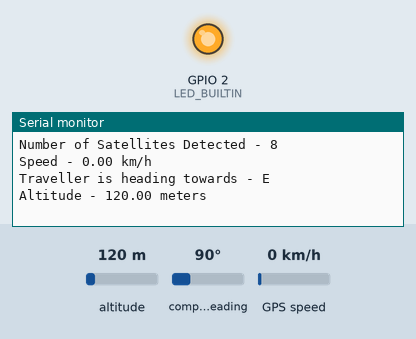
Recording of a program running on a simulated ESP32. Parts: output pins drawn as LEDs (lit = HIGH), the last lines printed to the serial monitor. The inputs (shaded band) are chosen by the test bench; at power-on: compass heading 90°, altitude 120 m, GPS speed 0 km/h. WiFi joins after 1.5 s; servers stay silent unless stated; the GPS gets a fix after 3 s at 37.7749, -122.4194 with 8 satellites.

Above: at 17.7 s.
17.8 s: compass heading set to 7°
At 18.4 s:
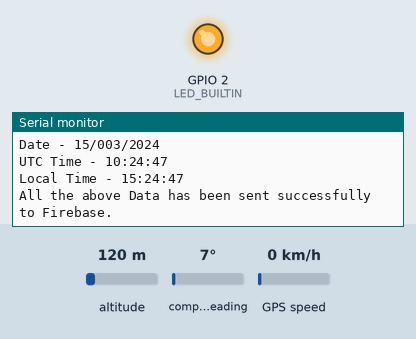
21.5 s: compass heading set to 180°
At 22.56 s:
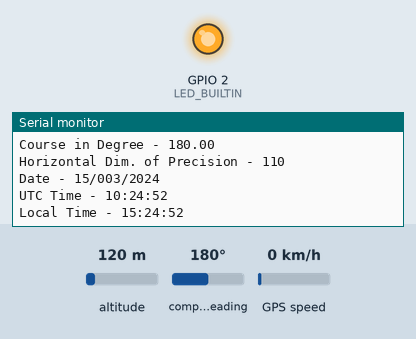
Timing chart, 0 to 24.5 s (numbered marks = the images above; inputs shaded):
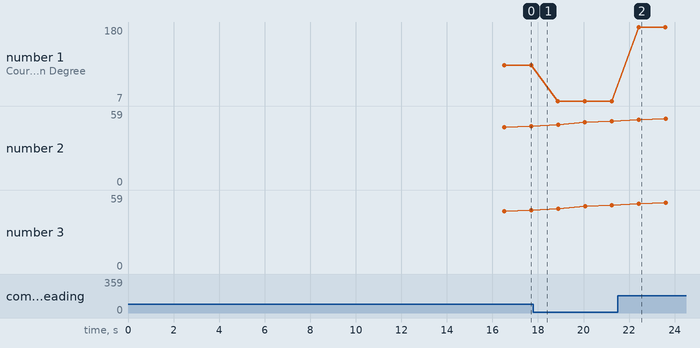

Measured:
- after the input at 21.5 s, the serial monitor: prints a new line after 0.91 s (image 2)
- plotted number 1: 90 → 7 after the input at 17.8 s, 7 → 180 after the input at 21.5 s

The program:

main.cpp
```cpp
#include <FirebaseESP32.h>
#include <TinyGPSPlus.h>
#include <addons/TokenHelper.h>
#include <addons/RTDBHelper.h>

#define WIFI_SSID "___"
#define WIFI_PASSWORD "___"
#define API_KEY "______"
#define DATABASE_URL "____"


#define RXD2 16
#define TXD2 17

FirebaseData fbdo;
FirebaseJson json;
FirebaseAuth auth;
FirebaseConfig config;
TinyGPSPlus gps;

const int myTimeZoneOffsetHours = 5;
const int myTimeZoneOffsetMinutes = 0;
float longitude, latitude, speed, altitude, degree;
int numSat, hdop;
String day, month, year;
String utcHour, utcMinute, utcSecond, combinedUTC;
String updatedHour, updatedMinute, updatedSecond, direction, combinedDate, combinedTime;

void displayInfo();
void setup() {
  Serial.begin(115200);
  Serial2.begin(9600);
  WiFi.begin(WIFI_SSID, WIFI_PASSWORD);

  Serial.println("Please Wait");
  Serial.print("Connecting to WI-FI.");
  int count = 0;
  while (WiFi.status() != WL_CONNECTED) {
    Serial.print(".");
    count += 3;
    delay(300);
  }
  pinMode(LED_BUILTIN, OUTPUT);
  delay(5000);

  Serial.print("\nConnected with: ");
  Serial.println(WIFI_SSID);
  Serial.print("IP: ");
  Serial.println(WiFi.localIP());
  digitalWrite(LED_BUILTIN, HIGH);
  delay(5000);
  Serial.println("\nPlease Wait ...");
  Serial.println(F("Waiting for the GPS to connect."));

  delay(5000);
  config.api_key = API_KEY;
  config.database_url = DATABASE_URL;
  Firebase.signUp(&config, &auth, "", "");
  Firebase.begin(&config, &auth);
}

void loop() {
  while (Serial2.available() > 0)
    if (gps.encode(Serial2.read()))
      displayInfo();
  if (millis() > 5000 && gps.charsProcessed() < 10) {
    Serial.println(F("No GPS detected: check wiring."));
    while (true)
      ;
  }
}

void displayInfo() {
  if (gps.location.isValid()) {
    Serial.println();
    Serial.print(F("Coordinates - "));
    Serial.print("Lng: ");
    longitude = gps.location.lng();
    Serial.print(longitude, 15);
    Serial.print(F(", "));
    Serial.print("Lat: ");
    latitude = gps.location.lat();
    Serial.println(latitude, 15);
    Serial.print("Number of Satellites Detected - ");
    numSat = gps.satellites.value();
    Serial.println(numSat);
    Serial.print("Speed - ");
    speed = gps.speed.kmph();
    Serial.print(speed, 2);
    Serial.println(" km/h");
    Serial.print("Traveller is heading towards - ");
    direction = TinyGPSPlus::cardinal(gps.course.deg());
    Serial.println(direction);
    Serial.print("Altitude - ");
    altitude = gps.altitude.meters();
    Serial.print(altitude);
    Serial.println(" meters");
    Serial.print("Course in Degree - ");
    degree = gps.course.deg();
    Serial.println(degree);
    Serial.print("Horizontal Dim. of Precision - ");
    hdop = gps.hdop.value();
    Serial.println(hdop);
    Serial.print("Date - ");
    day = gps.date.day();
    month = gps.date.month();
    year = gps.date.year();
    if (day.toInt() < 10) {
      Serial.print("0");
      day = "0" + day;
    }
    Serial.print(day);
    Serial.print("/");
    if (month.toInt() < 10) {
      Serial.print("0");
      month = "0" + month;
    }
    Serial.print(month);
    Serial.print("/");
    Serial.println(year);
    combinedDate = day + "/" + month + "/" + year;

    utcHour = gps.time.hour();
    utcMinute = gps.time.minute();
    utcSecond = gps.time.second();
    Serial.print("UTC Time - ");
    if (utcHour.toInt() < 10) {
      utcHour = "0" + utcHour;
    }
    Serial.print(utcHour);
    Serial.print(":");
    if (utcMinute.toInt() < 10) {
      utcMinute = "0" + utcMinute;
    }
    Serial.print(utcMinute);
    Serial.print(":");


    if (utcSecond.toInt() < 10) {
      utcSecond = "0" + utcSecond;
    }
    Serial.println(utcSecond);
    combinedUTC = utcHour + ":" + utcMinute + ":" + utcSecond;

    int totalMinutes = utcHour.toInt() * 60 + utcMinute.toInt();
    totalMinutes += myTimeZoneOffsetHours * 60 + myTimeZoneOffsetMinutes;

    if (totalMinutes < 0) {
      totalMinutes += 24 * 60;
    }

    updatedHour = (totalMinutes / 60) % 24;
    updatedMinute = totalMinutes % 60;
    updatedSecond = utcSecond;

    Serial.print("Local Time - ");
    if (updatedHour.toInt() < 10) {
      updatedHour = "0" + updatedHour;
    }
    Serial.print(updatedHour);
    Serial.print(":");
    if (updatedMinute.toInt() < 10) {
      updatedMinute = "0" + updatedMinute;
    }
    Serial.print(updatedMinute);
    Serial.print(":");
    Serial.println(updatedSecond);
    combinedTime = updatedHour + ":" + updatedMinute + ":" + updatedSecond;
    if (Firebase.ready()) {
      json.setFloatDigits(6);
      json.set("Latitude", latitude);
      json.set("Longitude", longitude);
      json.setFloatDigits(2);
      json.set("Speed", speed);
      json.set("Altitude", altitude);
      json.set("Satellites", numSat);
      json.set("Direction", direction);
      json.set("Degree", degree);
      json.set("HDoP", hdop);
      json.set("Date", combinedDate);
      json.set("UTC_Time", combinedUTC);
      json.set("Local_Time", combinedTime);
      if (Firebase.updateNode(fbdo, "/GPS-Data", json)) {
        Serial.println("All the above Data has been sent successfully to Firebase.");
      } else {
        Serial.println("Failed to send data.");
        Serial.println(fbdo.errorReason());
      }
    }
  } else {
    Serial.println("\nPlease Wait ...");
    Serial.println(F("Waiting for the GPS to connect ..."));
  }
  delay(1000);
}
```
